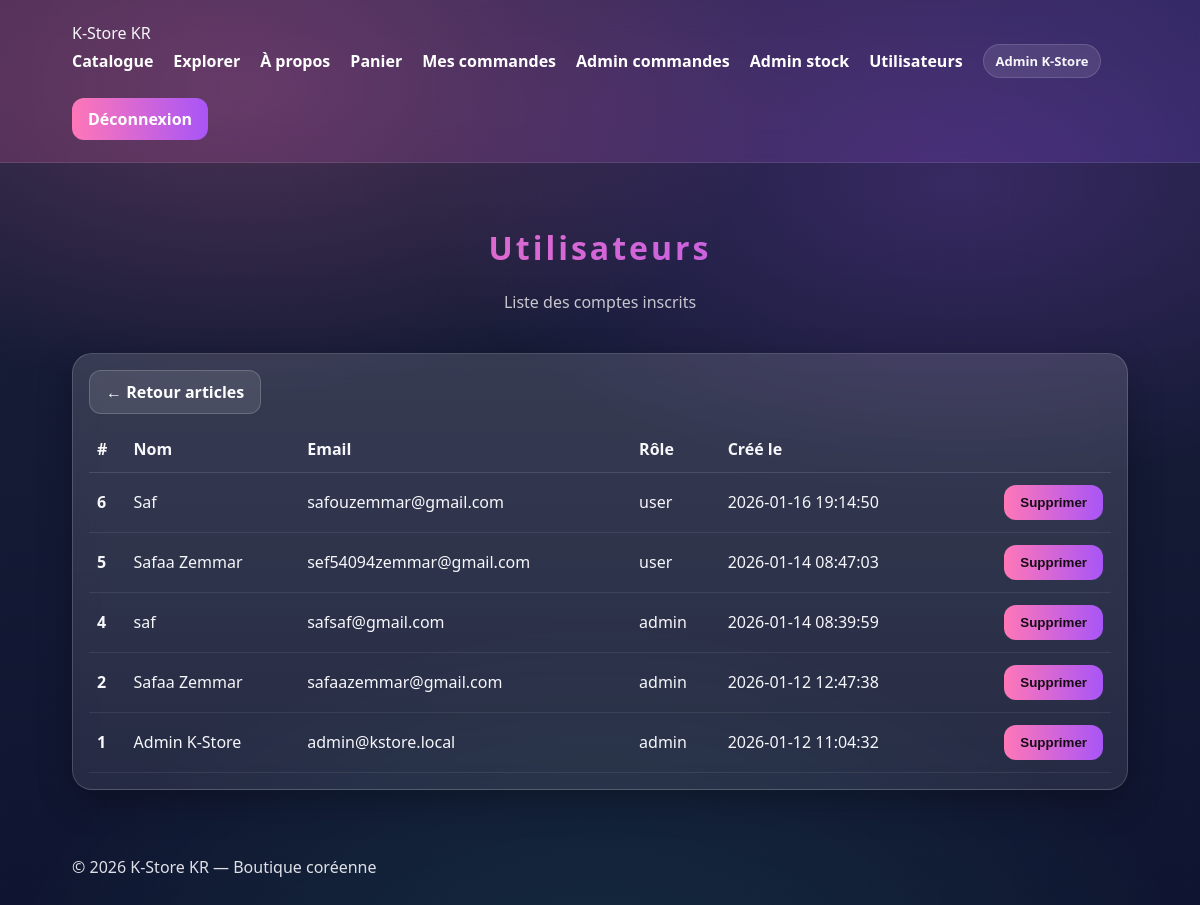
The page /admin/users.php (signed in) on the database its author committed.
### tables this page shows
CREATE TABLE `users` (
  `id` int(11) NOT NULL,
  `fullname` varchar(120) NOT NULL,
  `email` varchar(180) NOT NULL,
  `password_hash` varchar(255) NOT NULL,
  `role` enum('user','admin') NOT NULL DEFAULT 'user',
  `created_at` timestamp NOT NULL DEFAULT current_timestamp()
);

### admin/users.php (the view, shortened to what this page needs)
<?php
require_once __DIR__ . '/../config/db.php';
require_once __DIR__ . '/../includes/header.php';
$users = $pdo->query("
  SELECT id, fullname, email, role, created_at
  FROM users
  ORDER BY id DESC
")->fetchAll(PDO::FETCH_ASSOC);
?>
<header class="container hero">
  <h1>Utilisateurs</h1>
  <p>Liste des comptes inscrits</p>
</header>
<main class="container">
  <div class="panel" style="padding:16px;">
    <a class="btn ghost" href="/-e-commerce-dynamique/admin/items.php" style="text-decoration:none;margin-bottom:12px;display:inline-block;">
      ← Retour articles
    </a>
    <div style="overflow:auto;">
      <table style="width:100%;border-collapse:collapse;min-width:900px;">
        <thead>
          <tr style="text-align:left;border-bottom:1px solid rgba(255,255,255,.12);">
            <th style="padding:12px 8px;">#</th>
            <th style="padding:12px 8px;">Nom</th>
            <th style="padding:12px 8px;">Email</th>
            <th style="padding:12px 8px;">Rôle</th>
            <th style="padding:12px 8px;">Créé le</th>
            <th style="padding:12px 8px;"></th>
          </tr>
        </thead>
        <tbody>
          <?php foreach ($users as $u): ?>
            <tr style="border-bottom:1px solid rgba(255,255,255,.08);">
              <td style="padding:12px 8px;"><strong><?= (int)$u['id'] ?></strong></td>
              <td style="padding:12px 8px;"><?= htmlspecialchars($u['fullname'] ?? '—') ?></td>
              <td style="padding:12px 8px;"><?= htmlspecialchars($u['email'] ?? '—') ?></td>
              <td style="padding:12px 8px;"><?= htmlspecialchars($u['role'] ?? 'user') ?></td>
              <td style="padding:12px 8px;"><?= htmlspecialchars($u['created_at'] ?? '') ?></td>
              <td style="padding:12px 8px;text-align:right;">
                <form method="post" style="margin:0;display:inline;" onsubmit="return confirm('Supprimer cet utilisateur ? Ses commandes resteront, mais seront détachées.');">
                  <button class="btn" type="submit">Supprimer</button>
                </form>
              </td>
            </tr>
          <?php endforeach; ?>
        </tbody>
      </table>
    </div>
  </div>
</main>
<?php require_once __DIR__ . '/../includes/footer.php'; ?>

### assets/css/style.css (style rules this page uses)
:root { --bg1:#1a1f3a; --bg2:#0f1530; --card:rgba(255,255,255,.14); --card2:rgba(255,255,255,.10); --pink:#ff77b7; --violet:#a855f7; --teal:#45ffd1; --text:#f7f7fb; --muted:rgba(255,255,255,.75); }
* { box-sizing:border-box }
body { margin:0;font-family:"Segoe UI",Arial,sans-serif;color:var(--text); background: radial-gradient(900px 500px at 20% 10%, rgba(255,119,183,.22), transparent 60%), radial-gradient(900px 500px at 80% 20%, rgba(168,85,247,.22), transparent 60%), radial-gradient(1100px 700px at 50% 110%, rgba(69,255,209,.10), transparent 55%), linear-gradient(180deg,var(--bg1),var(--bg2)); }
body::before { content:"";position:fixed;inset:0;pointer-events:none; background: repeating-linear-gradient(90deg, rgba(255,255,255,.05) 0 1px, transparent 1px 36px), repeating-linear-gradient(0deg, rgba(255,255,255,.04) 0 1px, transparent 1px 36px); opacity:.25;mix-blend-mode:overlay; }
.container { max-width:1100px;margin:auto;padding:22px }
.hero { text-align:center;padding:42px 20px 18px }
.hero h1 { letter-spacing:3px; background:linear-gradient(90deg,var(--pink),var(--violet)); background-clip:text;-webkit-background-clip:text;-webkit-text-fill-color:transparent; }
.hero p { margin:0;color:var(--muted) }
.btn { background:linear-gradient(90deg,var(--pink),var(--violet)); border:none;padding:10px 16px;border-radius:12px; color:#160a14;font-weight:700;cursor:pointer; }
.btn.ghost { background:rgba(255,255,255,.10); color:#fff;border:1px solid rgba(255,255,255,.18); text-decoration:none; }
.panel { background:linear-gradient(180deg, rgba(255,255,255,.14), rgba(255,255,255,.09)); border:1px solid rgba(255,255,255,.16); border-radius:20px;padding:18px; box-shadow:0 12px 35px rgba(0,0,0,.25); backdrop-filter:blur(12px); }

### rows shown on the page
users: id "6", fullname "Saf", email "safouzemmar@gmail.com", role "user", created_at "2026-01-16 19:14:50"
users: id "5", fullname "Safaa Zemmar", email "sef54094zemmar@gmail.com", role "user", created_at "2026-01-14 08:47:03"
users: id "4", fullname "saf", email "safsaf@gmail.com", role "admin", created_at "2026-01-14 08:39:59"
users: id "2", fullname "Safaa Zemmar", email "safaazemmar@gmail.com", role "admin", created_at "2026-01-12 12:47:38"
users: id "1", fullname "Admin K-Store", email "admin@kstore.local", role "admin", created_at "2026-01-12 11:04:32"

### other values the page prints
$fullname "Admin K-Store"
